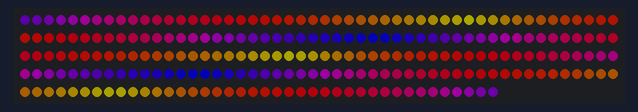
A sketch run on a simulated Arduino Uno, built with avr-gcc and run on an emulated ATmega328P. Shown: 240 RGB LEDs in strip order, left to right, continuing on the next row. Dim RGB values are drawn brighter than linear.

Above: at 3.19 s.
At 4.15 s:
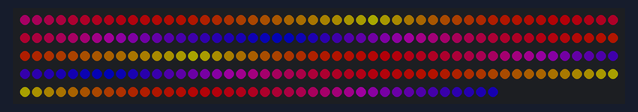
At 5.41 s:
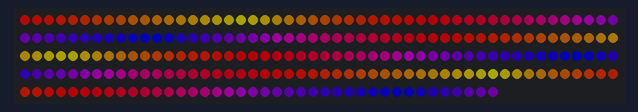
At 7.95 s:
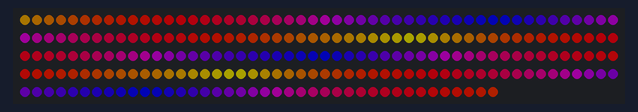
At 10.17 s:
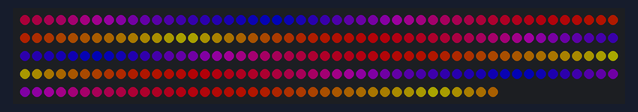
At 12.71 s:
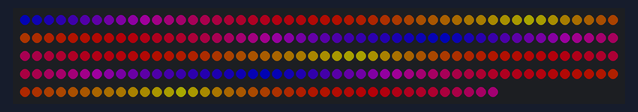

The sketch:

partyPalletUno.ino
```cpp
#include <FastLED.h>

#define LED_PIN     3
#define NUM_LEDS    240
#define BRIGHTNESS  64
#define LED_TYPE    WS2812B
#define COLOR_ORDER GRB
CRGB leds[NUM_LEDS];

#define UPDATES_PER_SECOND 100

#define currentPalette PartyColors_p
#define currentBlending LINEARBLEND

void setup() {
    delay(3000); // power-up safety delay
    FastLED.addLeds<LED_TYPE, LED_PIN, COLOR_ORDER>(leds, NUM_LEDS).setCorrection(TypicalLEDStrip);
    FastLED.setBrightness(BRIGHTNESS);
}


void loop(){
    static uint8_t startIndex = 0;
    startIndex = startIndex + 1; /* motion speed */

    FillLEDsFromPaletteColors( startIndex);

    FastLED.show();
    FastLED.delay(1000 / UPDATES_PER_SECOND);
}

void FillLEDsFromPaletteColors( uint8_t colorIndex) {
    uint8_t brightness = 255;

    for( int i = 0; i < NUM_LEDS; i++) {
        leds[i] = ColorFromPalette( currentPalette, colorIndex, brightness, currentBlending);
        colorIndex += 3;
    }
}
```

Measured:
- by itself, everything shown: repeats every 10.2 s, in 32 steps
